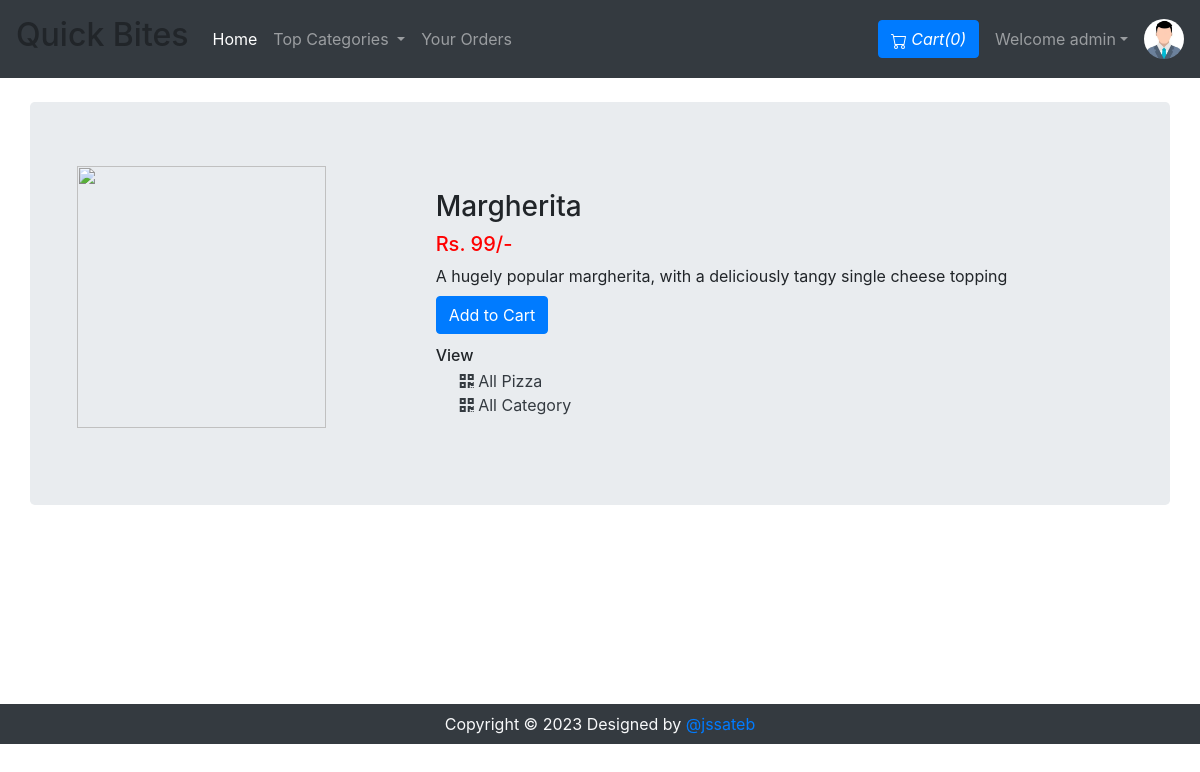
The app's page /viewPizza.php?pizzaid=1 (signed in) with its own data.
### tables this page shows
CREATE TABLE `pizza` (
  `pizzaId` int(12) primary key,
  `pizzaName` varchar(255) NOT NULL,
  `pizzaPrice` int(12) NOT NULL,
  `pizzaDesc` text NOT NULL,
  `pizzaCategorieId` int(12) ,
  `pizzaPubDate` datetime NOT NULL DEFAULT current_timestamp()
);

### viewPizza.php (the view, shortened to what this page needs)
<!doctype html>
<html lang="en">
<head>
    <link rel="stylesheet" href="https://stackpath.bootstrapcdn.com/bootstrap/4.4.1/css/bootstrap.min.css">
    <link rel="stylesheet" href="https://use.fontawesome.com/releases/v5.8.2/css/all.css">
</head>
<body>
    <?php include 'partials/_dbconnect.php';?>
    <?php require 'partials/_nav.php' ?>
    <div class="container my-4" id="cont">
        <div class="row jumbotron">
        <?php
            $pizzaId = $_GET['pizzaid'];
            $sql = "SELECT * FROM `pizza` WHERE pizzaId = $pizzaId";
            $result = mysqli_query($conn, $sql);
            $row = mysqli_fetch_assoc($result);
            $pizzaName = $row['pizzaName'];
            $pizzaPrice = $row['pizzaPrice'];
            $pizzaDesc = $row['pizzaDesc'];
            $pizzaCategorieId = $row['pizzaCategorieId'];
        ?>
        <?php
        echo  '<div class="col-md-4">
                <img src="img/pizza-'.$pizzaId. '.jpg" width="249px" height="262px">
            </div>
            <div class="col-md-8 my-4">
                <h3>' . $pizzaName . '</h3>
                <h5 style="color: #ff0000">Rs. '.$pizzaPrice. '/-</h5>
                <p class="mb-0">' .$pizzaDesc .'</p>';
                if($loggedin){
                    $quaSql = "SELECT `itemQuantity` FROM `viewcart` WHERE pizzaId = '$pizzaId' AND `userId`='$userId'";
                    $quaresult = mysqli_query($conn, $quaSql);
                    $quaExistRows = mysqli_num_rows($quaresult);
                    if($quaExistRows == 0) {
                        echo '<form action="partials/_manageCart.php" method="POST">
                              <input type="hidden" name="itemId" value="'.$pizzaId. '">
                              <button type="submit" name="addToCart" class="btn btn-primary my-2">Add to Cart</button>';
                    }else {
                        echo '<a href="viewCart.php"><button class="btn btn-primary my-2">Go to Cart</button></a>';
                    }
                }
                else{
                    echo '<button class="btn btn-primary my-2" data-toggle="modal" data-target="#loginModal">Add to Cart</button>';
                }
                echo '</form>
                <h6 class="my-1"> View </h6>
                <div class="mx-4">
                    <a href="viewPizzaList.php?catid=' . $pizzaCategorieId . '" class="active text-dark">
                    <i class="fas fa-qrcode"></i>
                        <span>All Pizza</span>
                    </a>
                </div>
                <div class="mx-4">
                    <a href="index.php" class="active text-dark">
                    <i class="fas fa-qrcode"></i>
                        <span>All Category</span>
                    </a>
                </div>
            </div>'
        ?>
        </div>
    </div>
    <?php require 'partials/_footer.php' ?>
</body>
</html>

### viewPizza.php (style rules this page uses)
#cont { min-height : 578px; }

### records on screen
pizza: pizzaName "Margherita", pizzaPrice "99", pizzaDesc "A hugely popular margherita, with a deliciously tangy single cheese topping"

### other values on screen
$count "0"
$username "admin"
